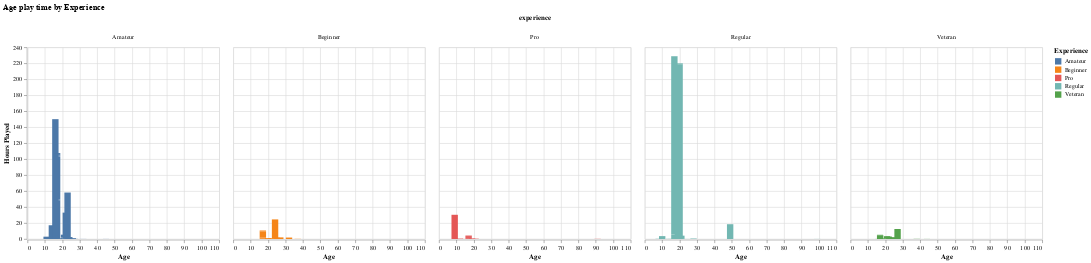

Write notebook code for a chart like this one.
### Code cell
clean_players_age = alt.Chart(clean_players).mark_bar(size=10).encode(
    x=alt.X("age").title("Age").scale(zero=False),
    y=alt.Y("played_hours").title("Hours Played"),
    color =alt.Color("experience").title("Experience")
).facet(
    column='experience:N'
).properties(
    title='Age play time by Experience'
)

clean_players_age

### Figure 1 — Vega-Lite specification as saved in the notebook (floating-point values rounded to 4 significant figures; data arrays with more than 128 entries replaced by an {"elided": "..."} marker saying what was removed)
{"config": {"view": {"continuousWidth": 300, "continuousHeight": 300}}, "data": {"name": "data-094ab745fb9f06385dd7feabadc0ec26"}, "facet": {"column": {"field": "experience", "type": "nominal"}}, "spec": {"mark": {"type": "bar", "size": 10}, "encoding": {"color": {"field": "experience", "title": "Experience", "type": "nominal"}, "x": {"field": "age", "scale": {"zero": false}, "title": "Age", "type": "quantitative"}, "y": {"field": "played_hours", "title": "Hours Played", "type": "quantitative"}}}, "title": "Age play time by Experience", "$schema": "https://vega.github.io/schema/vega-lite/v5.20.1.json", "datasets": {"data-094ab745fb9f06385dd7feabadc0ec26": {"elided": "196 records"}}}
